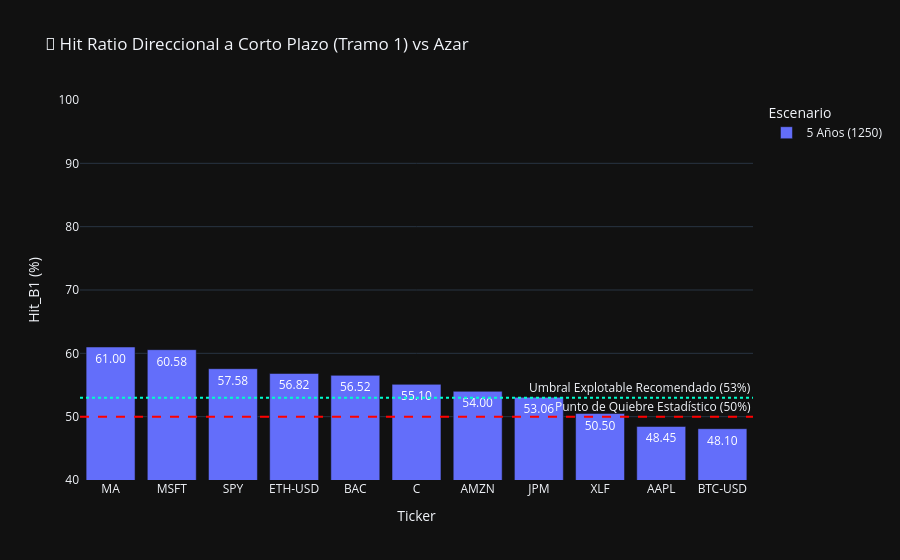

Here is the notebook cell this chart was saved with:
### Markdown cell above
### 🎯 Módulo 2: La Prueba del Ácido (Hit Ratio B1 vs Azar)
Medimos si la predicción de la tendencia direccional en el **Tramo 1 (las primeras 10 velas del futuro)** logra vencer la barrera del azar (50%) de manera consistente.

### Code cell
if not df_clean.empty:
    # Agrupamos el Hit Ratio Promedio del Bloque 1
    edge_df = df_clean.groupby(['Ticker', 'Escenario'])['Hit_B1'].mean().reset_index()
    edge_df['Hit_B1 (%)'] = edge_df['Hit_B1'] * 100
    edge_df = edge_df.sort_values('Hit_B1 (%)', ascending=False)
    
    # Gráfico Interactivo de Barras
    fig = px.bar(edge_df, x='Ticker', y='Hit_B1 (%)', color='Escenario', barmode='group',
                 title="🎯 Hit Ratio Direccional a Corto Plazo (Tramo 1) vs Azar",
                 text_auto='.2f')
    
    # Líneas de referencia Críticas
    fig.add_hline(y=50, line_dash="dash", line_color="red", annotation_text="Punto de Quiebre Estadístico (50%)")
    fig.add_hline(y=53, line_dash="dot", line_color="#00ffcc", annotation_text="Umbral Explotable Recomendado (53%)")
    
    fig.update_layout(yaxis_range=[40, 100], template='plotly_dark')
    fig.show()

### Figure 1 — Plotly figure (JSON) as saved in the notebook; plotly's stock layout.template omitted (floating-point values rounded to 4 significant figures)
{"data": [{"alignmentgroup": "True", "hovertemplate": "Escenario=5 Años (1250)<br>Ticker=%{x}<br>Hit_B1 (%)=%{y}<extra></extra>", "legendgroup": "5 Años (1250)", "marker": {"color": "#636efa", "pattern": {"shape": ""}}, "name": "5 Años (1250)", "offsetgroup": "5 Años (1250)", "orientation": "v", "showlegend": true, "textposition": "auto", "texttemplate": "%{y:.2f}", "type": "bar", "x": ["MA", "MSFT", "SPY", "ETH-USD", "BAC", "C", "AMZN", "JPM", "XLF", "AAPL", "BTC-USD"], "xaxis": "x", "y": [61.0, 60.58, 57.58, 56.82, 56.52, 55.1, 54.0, 53.06, 50.5, 48.45, 48.1], "yaxis": "y"}], "layout": {"annotations": [{"showarrow": false, "text": "Punto de Quiebre Estadístico (50%)", "x": 1, "xanchor": "right", "xref": "x domain", "y": 50, "yanchor": "bottom", "yref": "y"}, {"showarrow": false, "text": "Umbral Explotable Recomendado (53%)", "x": 1, "xanchor": "right", "xref": "x domain", "y": 53, "yanchor": "bottom", "yref": "y"}], "barmode": "group", "legend": {"title": {"text": "Escenario"}, "tracegroupgap": 0}, "shapes": [{"line": {"color": "red", "dash": "dash"}, "type": "line", "x0": 0, "x1": 1, "xref": "x domain", "y0": 50, "y1": 50, "yref": "y"}, {"line": {"color": "#00ffcc", "dash": "dot"}, "type": "line", "x0": 0, "x1": 1, "xref": "x domain", "y0": 53, "y1": 53, "yref": "y"}], "title": {"text": "🎯 Hit Ratio Direccional a Corto Plazo (Tramo 1) vs Azar"}, "xaxis": {"anchor": "y", "domain": [0, 1], "title": {"text": "Ticker"}}, "yaxis": {"anchor": "x", "domain": [0, 1], "range": [40, 100], "title": {"text": "Hit_B1 (%)"}}}}
